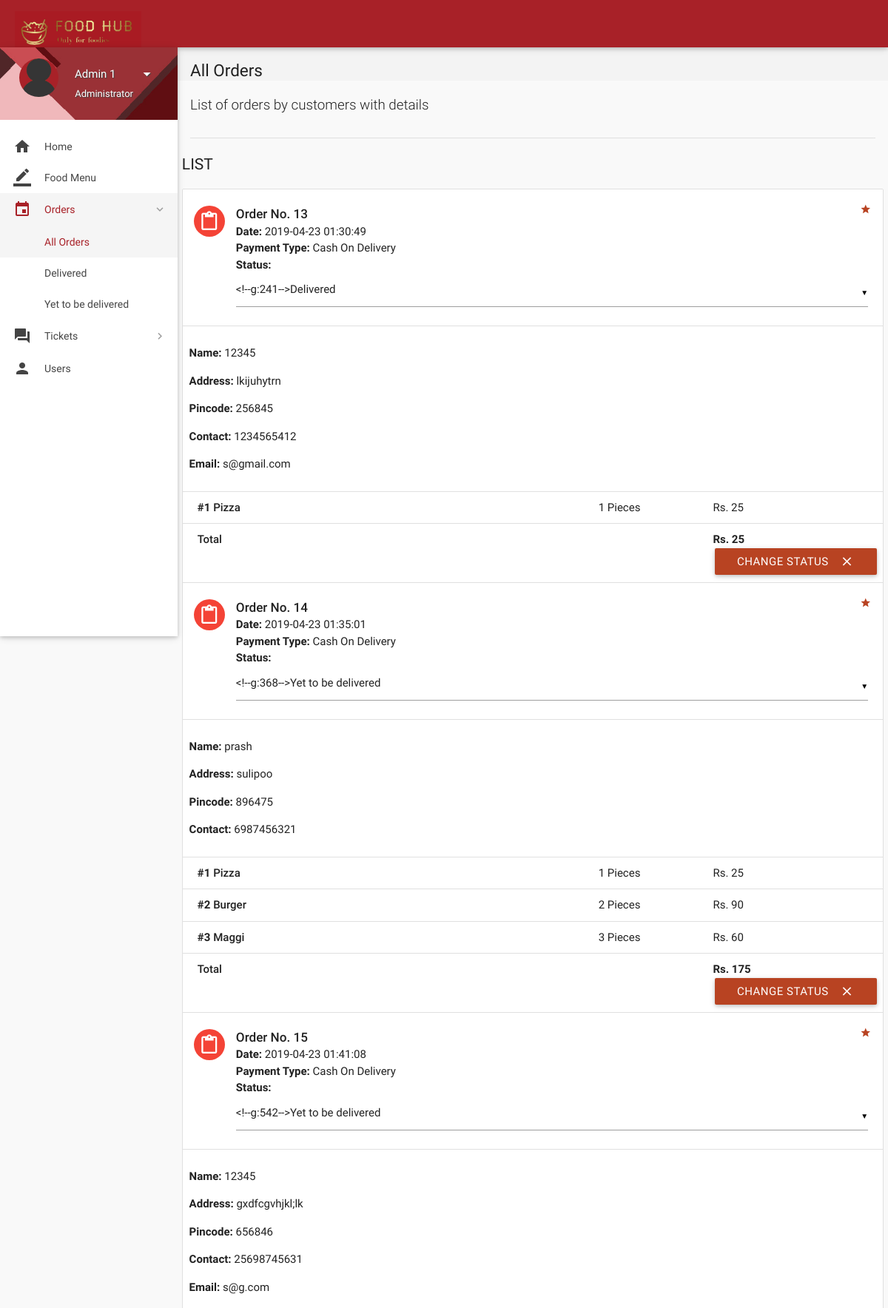
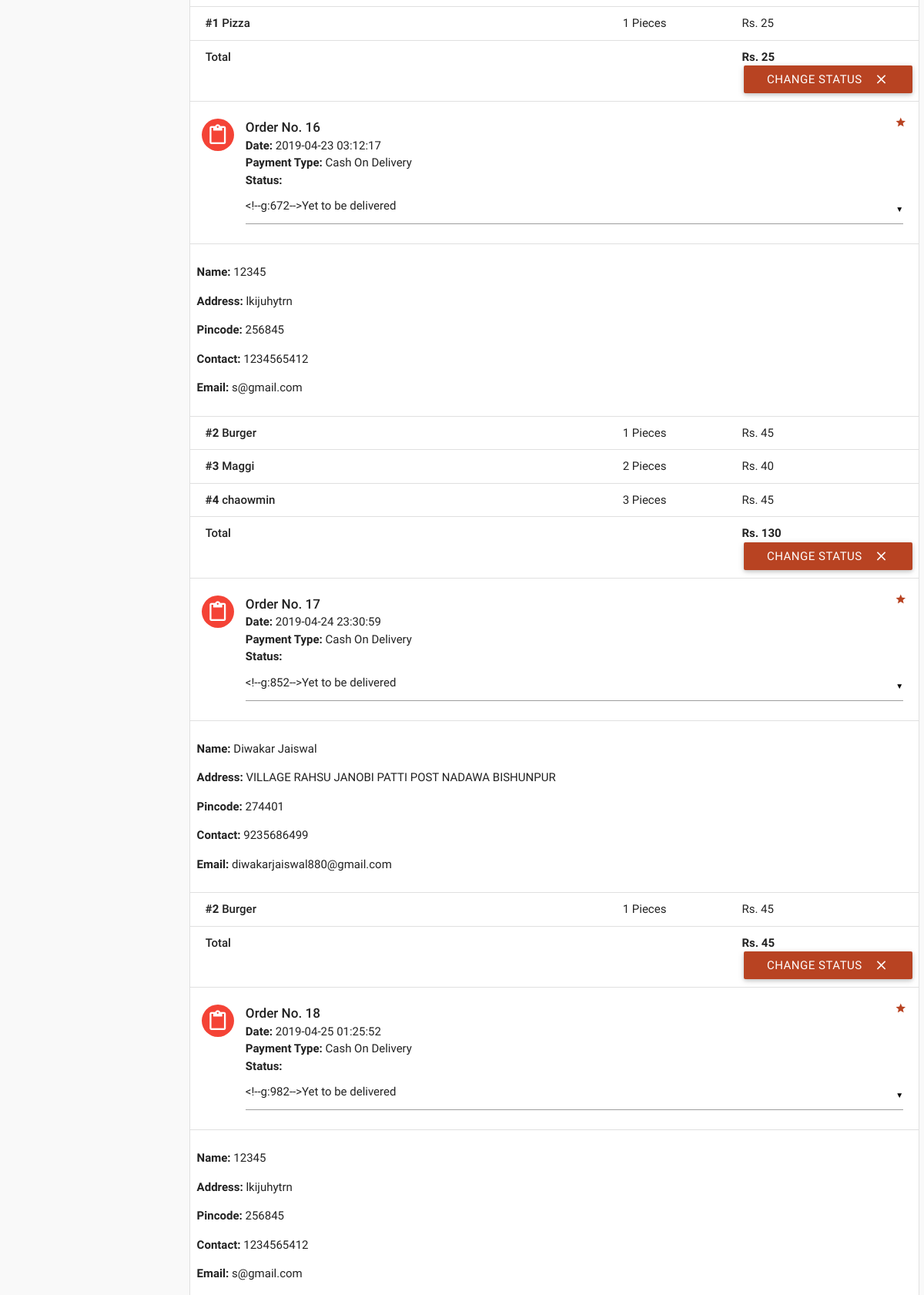
The app's page /all-orders.php (signed in, upper part) with its own data (2 pictures, top to bottom).
### tables this page shows
CREATE TABLE `orders` (
  `id` int(11) NOT NULL,
  `customer_id` int(11) NOT NULL,
  `address` varchar(300) NOT NULL,
  `pincode` int(6) NOT NULL,
  `description` varchar(300) NOT NULL,
  `date` datetime NOT NULL DEFAULT CURRENT_TIMESTAMP,
  `payment_type` varchar(16) NOT NULL DEFAULT 'Wallet',
  `total` int(11) NOT NULL,
  `status` varchar(25) NOT NULL DEFAULT 'Yet to be delivered',
  `deleted` tinyint(4) NOT NULL DEFAULT '0'
);

CREATE TABLE `users` (
  `id` int(11) NOT NULL,
  `role` varchar(15) NOT NULL DEFAULT 'Customer',
  `name` varchar(15) NOT NULL,
  `username` varchar(10) NOT NULL,
  `password` varchar(16) NOT NULL,
  `email` varchar(35) DEFAULT NULL,
  `address` varchar(300) DEFAULT NULL,
  `pincode` int(6) NOT NULL,
  `contact` bigint(11) NOT NULL,
  `deleted` tinyint(4) NOT NULL DEFAULT '0'
);

CREATE TABLE `order_details` (
  `id` int(11) NOT NULL,
  `order_id` int(11) NOT NULL,
  `item_id` int(11) NOT NULL,
  `quantity` int(11) NOT NULL,
  `price` int(11) NOT NULL
);

CREATE TABLE `items` (
  `id` int(11) NOT NULL,
  `name` varchar(20) NOT NULL,
  `price` int(11) NOT NULL,
  `deleted` tinyint(4) NOT NULL DEFAULT '0'
);

### includes/connect.php (called while the page is built, shortened)
<?php
$name = $_SESSION['name'];
$role = $_SESSION['role'];
?>

### all-orders.php (the view, shortened to what this page needs)
<?php
include 'includes/connect.php';
	if($_SESSION['admin_sid']==session_id())
	{
		?>
<!DOCTYPE html>
<html lang="en">
<head>
  <link href="css/materialize.min.css" type="text/css" rel="stylesheet" media="screen,projection">
  <link href="css/style.min.css" type="text/css" rel="stylesheet" media="screen,projection">
  <link href="css/custom/custom.min.css" type="text/css" rel="stylesheet" media="screen,projection">
  <link href="js/plugins/perfect-scrollbar/perfect-scrollbar.css" type="text/css" rel="stylesheet" media="screen,projection">
</head>
<body>
  <header id="header" class="page-topbar">
        <div class="navbar-fixed">
            <nav class="navbar-color">
                <div class="nav-wrapper">
                    <ul class="left">
                      <li><h1 class="logo-wrapper"><a href="order.php" class="brand-logo darken-1"><img src="images/logo.png" alt="logo"></a> <span class="logo-text">Logo</span></h1></li>
                    </ul>
                </div>
            </nav>
        </div>
  </header>
  <div id="main">
    <div class="wrapper">
      <aside id="left-sidebar-nav">
        <ul id="slide-out" class="side-nav fixed leftside-navigation">
             <li class="user-details cyan darken-2">
            <div class="row">
                <div class="col col s4 m4 l4">
                    <img src="images/avatar.jpg" alt="" class="circle responsive-img valign profile-image">
                </div>
                <div class="col col s8 m8 l8">
                    <a class="btn-flat dropdown-button waves-effect waves-light white-text profile-btn" href="#" data-activates="profile-dropdown"><?php echo $name;?> <i class="mdi-navigation-arrow-drop-down right"></i></a>
                    <p class="user-roal"><?php echo $role;?></p>
                </div>
            </div>
            </li>
            <li class="bold"><a href="index.php" class="waves-effect waves-cyan"><i class="mdi-action-home prefix"></i> Home</a>
            </li>
            <li class="bold"><a href="order.php" class="waves-effect waves-cyan"><i class="mdi-editor-border-color"></i> Food Menu</a>
            </li>
                <li class="no-padding">
                    <ul class="collapsible collapsible-accordion">
                        <li class="bold"><a class="collapsible-header waves-effect waves-cyan active"><i class="mdi-editor-insert-invitation"></i> Orders</a>
                            <div class="collapsible-body">
                                <ul>
								<li class="<?php
								if(!isset($_GET['status'])){
										echo 'active';
									}?>
									"><a href="all-orders.php">All Orders</a>
                                </li>
								<?php
									$sql = mysqli_query($con, "SELECT DISTINCT status FROM orders;");
									while($row = mysqli_fetch_array($sql)){
                                    echo '<li class='.(isset($_GET['status'])?($status == $_GET['status'] ? 'active' : ''): '').'><a href="all-orders.php?status='.$row['status'].'">'.$row['status'].'</a>
                                    </li>';
									}
									?>
                                </ul>
                            </div>
                        </li>
                    </ul>
                </li>
                 <li class="no-padding">
                    <ul class="collapsible collapsible-accordion">
                        <li class="bold"><a class="collapsible-header waves-effect waves-cyan"><i class="mdi-action-question-answer"></i> Tickets</a>
                        </li>
                    </ul>
                </li>
            <li class="bold"><a href="users.php" class="waves-effect waves-cyan"><i class="mdi-social-person"></i> Users</a>
            </li>
        </ul>
        </aside>
      <section id="content">
        <div id="breadcrumbs-wrapper">
          <div class="container">
            <div class="row">
              <div class="col s12 m12 l12">
                <h5 class="breadcrumbs-title">All Orders</h5>
              </div>
            </div>
          </div>
        </div>
        <div class="container">
          <p class="caption">List of orders by customers with details</p>
          <div class="divider"></div>
<div id="work-collections" class="seaction">
					<?php
					if(isset($_GET['status'])){
						$status = $_GET['status'];
					}
					else{
						$status = '%';
					}
					$sql = mysqli_query($con, "SELECT * FROM orders WHERE status LIKE '$status';");
					echo '<div class="row">
                <div>
                    <h4 class="header">List</h4>
                    <ul id="issues-collection" class="collection">';
					while($row = mysqli_fetch_array($sql))
					{
						$status = $row['status'];
						$deleted = $row['deleted'];
						echo '<li class="collection-item avatar">
                              <i class="mdi-content-content-paste red circle"></i>
                              <span class="collection-header">Order No. '.$row['id'].'</span>
                              <p><strong>Date:</strong> '.$row['date'].'</p>
                              <p><strong>Payment Type:</strong> '.$row['payment_type'].'</p>
							  <p><strong>Status:</strong> '.($deleted ? $status : '
							  <form method="post" action="routers/edit-orders.php">
							    <input type="hidden" value="'.$row['id'].'" name="id">
								<select name="status">
								<option value="Yet to be delivered" '.($status=='Yet to be delivered' ? 'selected' : '').'>Yet to be delivered</option>
								<option value="Delivered" '.($status=='Delivered' ? 'selected' : '').'>Delivered</option>
								<option value="Cancelled by Admin" '.($status=='Cancelled by Admin' ? 'selected' : '').'>Cancelled by Admin</option>
								<option value="Paused" '.($status=='Paused' ? 'selected' : '').'>Paused</option>
								</select>
							  ').'</p>
                              <a href="#" class="secondary-content"><i class="mdi-action-grade"></i></a>
                              </li>';
						$order_id = $row['id'];
						$customer_id = $row['customer_id'];
						$sql1 = mysqli_query($con, "SELECT * FROM order_details WHERE order_id = $order_id;");
						$sql3 = mysqli_query($con, "SELECT * FROM users WHERE id = $customer_id;");
							while($row3 = mysqli_fetch_array($sql3))
							{
							echo '<li class="collection-item">
                            <div class="row">
							<p><strong>Name: </strong>'.$row3['name'].'</p>
							<p><strong>Address: </strong>'.$row['address'].'</p>
              <p><strong>Pincode: </strong>'.$row['pincode'].'</p>
							'.($row3['contact'] == '' ? '' : '<p><strong>Contact: </strong>'.$row3['contact'].'</p>').'
							'.($row3['email'] == '' ? '' : '<p><strong>Email: </strong>'.$row3['email'].'</p>').'
							'.(!empty($row['description']) ? '<p><strong>Note: </strong>'.$row['description'].'</p>' : '').'
                            </li>';
							}
						while($row1 = mysqli_fetch_array($sql1))
						{
							$item_id = $row1['item_id'];
							$sql2 = mysqli_query($con, "SELECT * FROM items WHERE id = $item_id;");
							while($row2 = mysqli_fetch_array($sql2))
								$item_name = $row2['name'];
							echo '<li class="collection-item">
                            <div class="row">
                            <div class="col s7">
                            <p class="collections-title"><strong>#'.$row1['item_id'].'</strong> '.$item_name.'</p>
                            </div>
                            <div class="col s2">
                            <span>'.$row1['quantity'].' Pieces</span>
                            </div>
                            <div class="col s3">
                            <span>Rs. '.$row1['price'].'</span>
                            </div>
                            </div>
                            </li>';
						}
								echo'<li class="collection-item">
                                        <div class="row">
                                            <div class="col s7">
                                                <p class="collections-title"> Total</p>
                                            </div>
                                            <div class="col s2">
											<span> </span>
                                            </div>
                                            <div class="col s3">
                                                <span><strong>Rs. '.$row['total'].'</strong></span>
                                            </div>';
								if(!$deleted){
								echo '<button class="btn waves-effect waves-light right submit" type="submit" name="action">Change Status
                                              <i class="mdi-content-clear right"></i>
										</button>
										</form>';
								}
								echo'</div></li>';
					}
					?>
					</ul>
                </div>
              </div>
            </div>
        </div>
      </section>
    </div>
  </div>
</body>
</html>
<?php
	}
?>

### records on screen
orders: id "13", date "2019-04-23 01:30:49", payment_type "Cash On Delivery", address "lkijuhytrn", pincode "256845", total "25", deleted "CHANGE STATUS"
users: name "12345", contact "1234565412", email "s@gmail.com"
order_details: item "1", item.name "Pizza", quantity "1", price "25"
orders: id "14", date "2019-04-23 01:35:01", payment_type "Cash On Delivery", address "sulipoo", pincode "896475", total "175", deleted "CHANGE STATUS"
users: name "prash", contact "6987456321"
order_details: item "1", item.name "Pizza", quantity "1", price "25"
order_details: item "2", item.name "Burger", quantity "2", price "90"
order_details: item "3", item.name "Maggi", quantity "3", price "60"
orders: id "15", date "2019-04-23 01:41:08", payment_type "Cash On Delivery", address "gxdfcgvhjkl;lk", pincode "656846", total "25", deleted "CHANGE STATUS"
users: name "12345", contact "25698745631", email "s@g.com"
order_details: item "1", item.name "Pizza", quantity "1", price "25"
orders: id "16", date "2019-04-23 03:12:17", payment_type "Cash On Delivery", address "lkijuhytrn", pincode "256845", total "130", deleted "CHANGE STATUS"
order_details: item "2", item.name "Burger", quantity "1", price "45"
order_details: item "3", item.name "Maggi", quantity "2", price "40"
order_details: item "4", item.name "chaowmin", quantity "3", price "45"
orders: id "17", date "2019-04-24 23:30:59", payment_type "Cash On Delivery", address "VILLAGE RAHSU JANOBI PATTI POST NADAWA BISHUNPUR", pincode "274401", total "45", deleted "CHANGE STATUS"
users: name "Diwakar Jaiswal", contact "9235686499", email "diwakarjaiswal880@gmail.com"
order_details: item "2", item.name "Burger", quantity "1", price "45"
orders: id "18", date "2019-04-25 01:25:52", payment_type "Cash On Delivery", address "lkijuhytrn", pincode "256845"

### other values on screen
$name "Admin 1"
$role "Administrator"
$row['status'] "Delivered"
$row['status'] "Yet to be delivered"
